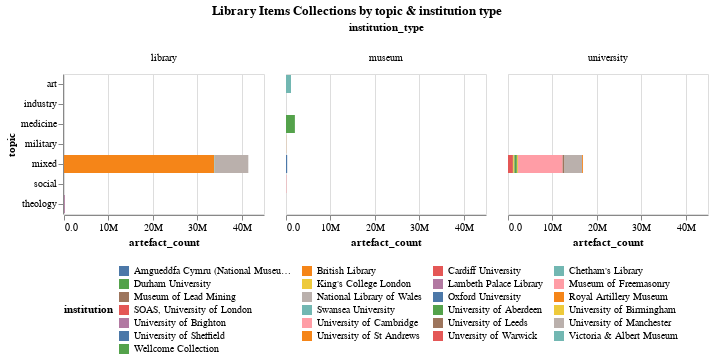

The cell this chart's notebook holds for it:
### Markdown cell above
## Library Items by topic and institution type

### Code cell
title = alt.TitleParams('Library Items Collections by topic & institution type', anchor='middle')
alt.Chart(library_artefacts_df,title=title).mark_bar().encode(
        alt.Color('institution:N').legend(orient="bottom", columns=4, titleOrient="left"),
    x='artefact_count:Q',
    tooltip=['institution', 'artefact_count'],
    y='topic:N',
    column='institution_type'
).properties(width=200).configure(numberFormat='.2s')

### Figure 1 — Vega-Lite specification as saved in the notebook (floating-point values rounded to 4 significant figures)
{"config": {"view": {"continuousWidth": 300, "continuousHeight": 300}, "numberFormat": ".2s"}, "data": {"name": "data-0b6e7d51341762139625cb09c82ed6be"}, "mark": {"type": "bar"}, "encoding": {"color": {"field": "institution", "legend": {"orient": "bottom", "columns": 4, "titleOrient": "left"}, "type": "nominal"}, "column": {"field": "institution_type", "type": "nominal"}, "tooltip": [{"field": "institution", "type": "nominal"}, {"field": "artefact_count", "type": "quantitative"}], "x": {"field": "artefact_count", "type": "quantitative"}, "y": {"field": "topic", "type": "nominal"}}, "title": {"text": "Library Items Collections by topic & institution type", "anchor": "middle"}, "width": 200, "$schema": "https://vega.github.io/schema/vega-lite/v5.17.0.json", "datasets": {"data-0b6e7d51341762139625cb09c82ed6be": [{"institution": "Oxford University", "sector": "library", "institution_type": "university", "topic": "mixed", "type": "library", "level": "item", "precision": "estimate", "artefact_count": 20000}, {"institution": "University of Cambridge", "sector": "library", "institution_type": "university", "topic": "mixed", "type": "library", "level": "item", "precision": "estimate", "artefact_count": 10000000}, {"institution": "Cardiff University", "sector": "library", "institution_type": "university", "topic": "mixed", "type": "library", "level": "item", "precision": "estimate", "artefact_count": 1100000}, {"institution": "Durham University", "sector": "library", "institution_type": "university", "topic": "mixed", "type": "library", "level": "item", "precision": "estimate", "artefact_count": 70000}, {"institution": "University of Manchester", "sector": "library", "institution_type": "university", "topic": "mixed", "type": "library", "level": "item", "precision": "estimate", "artefact_count": 4000000}, {"institution": "King's College London", "sector": "library", "institution_type": "university", "topic": "mixed", "type": "library", "level": "item", "precision": "estimate", "artefact_count": 200000}, {"institution": "University of Birmingham", "sector": "library", "institution_type": "university", "topic": "mixed", "type": "library", "level": "item", "precision": "estimate", "artefact_count": 250000}, {"institution": "Unversity of Warwick", "sector": "library", "institution_type": "university", "topic": "mixed", "type": "library", "level": "item", "precision": "estimate", "artefact_count": 16000}, {"institution": "Swansea University", "sector": "library", "institution_type": "university", "topic": "mixed", "type": "library", "level": "item", "precision": "estimate", "artefact_count": 1700}, {"institution": "University of Brighton", "sector": "library", "institution_type": "university", "topic": "mixed", "type": "library", "level": "item", "precision": "estimate", "artefact_count": 50000}, {"institution": "SOAS, University of London", "sector": "library", "institution_type": "university", "topic": "mixed", "type": "library", "level": "item", "precision": "estimate", "artefact_count": 60000}, {"institution": "University of Aberdeen", "sector": "library", "institution_type": "university", "topic": "mixed", "type": "library", "level": "item", "precision": "estimate", "artefact_count": 530000}, {"institution": "University of Leeds", "sector": "library", "institution_type": "university", "topic": "mixed", "type": "library", "level": "item", "precision": "estimate", "artefact_count": 350000}, {"institution": "University of Sheffield", "sector": "library", "institution_type": "university", "topic": "mixed", "type": "library", "level": "item", "precision": "estimate", "artefact_count": 30000}, {"institution": "University of St Andrews", "sector": "library", "institution_type": "university", "topic": "mixed", "type": "library", "level": "item", "precision": "estimate", "artefact_count": 200000}, {"institution": "British Library", "sector": "library", "institution_type": "library", "topic": "mixed", "type": "library", "level": "item", "precision": "estimate", "artefact_count": 33810000}, {"institution": "Chetham's Library", "sector": "library", "institution_type": "library", "topic": "mixed", "type": "library", "level": "item", "precision": "estimate", "artefact_count": 121041}, {"institution": "Lambeth Palace Library", "sector": "library", "institution_type": "library", "topic": "theology", "type": "library", "level": "item", "precision": "estimate", "artefact_count": 186200}, {"institution": "National Library of Wales", "sector": "library", "institution_type": "library", "topic": "mixed", "type": "library", "level": "item", "precision": "estimate", "artefact_count": 7540000}, {"institution": "Amgueddfa Cymru (National Museum Wales)", "sector": "library", "institution_type": "museum", "topic": "mixed", "type": "library", "level": "item", "precision": "estimate", "artefact_count": 265159}, {"institution": "Museum of Freemasonry", "sector": "library", "institution_type": "museum", "topic": "social", "type": "library", "level": "item", "precision": "estimate", "artefact_count": 90000}, {"institution": "Museum of Lead Mining", "sector": "library", "institution_type": "museum", "topic": "industry", "type": "library", "level": "item", "precision": "estimate", "artefact_count": 2572}, {"institution": "Royal Artillery Museum", "sector": "library", "institution_type": "museum", "topic": "military", "type": "library", "level": "item", "precision": "estimate", "artefact_count": 30000}, {"institution": "Wellcome Collection", "sector": "library", "institution_type": "museum", "topic": "medicine", "type": "library", "level": "item", "precision": "estimate", "artefact_count": 2000000}, {"institution": "Victoria & Albert Museum", "sector": "library", "institution_type": "museum", "topic": "art", "type": "library", "level": "item", "precision": "estimate", "artefact_count": 1130157}]}}
